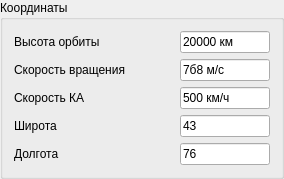
              <widget class="QGroupBox" name="groupBox_9">
               <property name="maximumSize">
                <size>
                 <width>16777215</width>
                 <height>181</height>
                </size>
               </property>
               <property name="title">
                <string>Координаты</string>
               </property>
               <layout class="QGridLayout" name="gridLayout_7">
                <item row="0" column="0">
                 <layout class="QHBoxLayout" name="horizontalLayout_12">
                  <item>
                   <widget class="QLabel" name="label_44">
                    <property name="minimumSize">
                     <size>
                      <width>160</width>
                      <height>0</height>
                     </size>
                    </property>
                    <property name="text">
                     <string>Высота орбиты</string>
                    </property>
                   </widget>
                  </item>
                  <item>
                   <widget class="QLineEdit" name="lineEdit_26">
                    <property name="minimumSize">
                     <size>
                      <width>85</width>
                      <height>0</height>
                     </size>
                    </property>
                    <property name="maximumSize">
                     <size>
                      <width>90</width>
                      <height>22</height>
                     </size>
                    </property>
                    <property name="text">
                     <string>20000 км</string>
                    </property>
                   </widget>
                  </item>
                 </layout>
                </item>
                <item row="1" column="0">
                 <layout class="QHBoxLayout" name="horizontalLayout_13">
                  <item>
                   <widget class="QLabel" name="label_45">
                    <property name="minimumSize">
                     <size>
                      <width>160</width>
                      <height>0</height>
                     </size>
                    </property>
                    <property name="text">
                     <string>Скорость вращения</string>
                    </property>
                   </widget>
                  </item>
                  <item>
                   <widget class="QLineEdit" name="lineEdit_27">
                    <property name="minimumSize">
                     <size>
                      <width>85</width>
                      <height>0</height>
                     </size>
                    </property>
                    <property name="maximumSize">
                     <size>
                      <width>90</width>
                      <height>22</height>
                     </size>
                    </property>
                    <property name="text">
                     <string>7б8 м/с</string>
                    </property>
                   </widget>
                  </item>
                 </layout>
                </item>
                <item row="2" column="0">
                 <layout class="QHBoxLayout" name="horizontalLayout_14">
                  <item>
                   <widget class="QLabel" name="label_46">
                    <property name="minimumSize">
                     <size>
                      <width>160</width>
                      <height>0</height>
                     </size>
                    </property>
                    <property name="text">
                     <string>Скорость КА</string>
                    </property>
                   </widget>
                  </item>
                  <item>
                   <widget class="QLineEdit" name="lineEdit_28">
                    <property name="minimumSize">
                     <size>
                      <width>85</width>
                      <height>0</height>
                     </size>
                    </property>
                    <property name="maximumSize">
                     <size>
                      <width>90</width>
                      <height>22</height>
                     </size>
                    </property>
                    <property name="text">
                     <string>500 км/ч</string>
                    </property>
                   </widget>
                  </item>
                 </layout>
                </item>
                <item row="3" column="0">
                 <layout class="QHBoxLayout" name="horizontalLayout_15">
                  <item>
                   <widget class="QLabel" name="label_47">
                    <property name="minimumSize">
                     <size>
                      <width>160</width>
                      <height>0</height>
                     </size>
                    </property>
                    <property name="text">
                     <string>Широта</string>
                    </property>
                   </widget>
                  </item>
                  <item>
                   <widget class="QLineEdit" name="lineEdit_29">
                    <property name="minimumSize">
                     <size>
                      <width>85</width>
                      <height>0</height>
                     </size>
                    </property>
                    <property name="maximumSize">
                     <size>
                      <width>90</width>
                      <height>16777215</height>
                     </size>
                    </property>
                    <property name="text">
                     <string>43</string>
                    </property>
                   </widget>
                  </item>
                 </layout>
                </item>
                <item row="4" column="0">
                 <layout class="QHBoxLayout" name="horizontalLayout_16">
                  <item>
                   <widget class="QLabel" name="label_48">
                    <property name="minimumSize">
                     <size>
                      <width>160</width>
                      <height>0</height>
                     </size>
                    </property>
                    <property name="text">
                     <string>Долгота</string>
                    </property>
                   </widget>
                  </item>
                  <item>
                   <widget class="QLineEdit" name="lineEdit_30">
                    <property name="minimumSize">
                     <size>
                      <width>85</width>
                      <height>0</height>
                     </size>
                    </property>
                    <property name="maximumSize">
                     <size>
                      <width>90</width>
                      <height>22</height>
                     </size>
                    </property>
                    <property name="text">
                     <string>76</string>
                    </property>
                   </widget>
                  </item>
                 </layout>
                </item>
               </layout>
              </widget>
